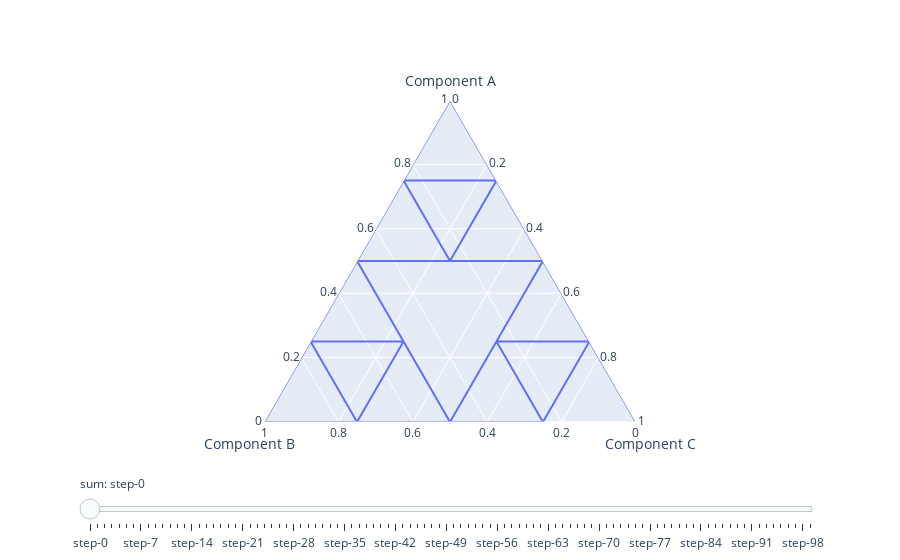

Source (notebook cell):
### Code cell
import plotly.express as px
import pandas as pd
%matplotlib notebook
from ipywidgets import *
import plotly.graph_objects as go



fig = go.Figure()



path_progress = np.linspace(0,0.5,100)

def path(step):
    if 0<= step < 0.5:
        theta = pi* (1/2+2*step)
        phi = pi
    elif 0.25<= step <= 0.5:
        theta = pi
        phi = pi* (1+2*(step-0.5))
    else:
        return
    
    return theta,phi

for step in path_progress:

    df = pd.DataFrame()
    pulse_list = sierpinksi_path(rgb_pulse(1,0,0),2)
    r=0.5
    theta,phi =path(step)
    P =  np.array([  [1,    0.,  0.],
                     [0, 1,     0.],
                     [0, 0,   1] ])
    mat = np.matmul( rgb_pulse.transform_matrix(None,r,theta,phi) ,P )
    for (idx,pulse) in enumerate(pulse_list):
        pulse.transform(mat)
        df[idx] = pulse.vals
    df = df.T
    df.columns = ['r','g','b']
    fig.add_trace( go.Scatterternary(a=df['b'],b=df['r'],c=df['g'],visible=False)) 
                  
fig.data[0].visible = True
                  
                  
# Create and add slider
steps = []
for (i,step_val) in enumerate(path_progress):
    step = dict(
        method="update",
        args=[{"visible": [False] * len(fig.data)},
              {"title": f"theta = {path(step_val)[0]/pi}*pi,  phi = {path(step_val)[1]/pi}*pi "}],  # layout attribute
    )
    step["args"][0]["visible"][i] = True  # Toggle i'th trace to "visible"
    steps.append(step)

sliders = [dict(
    active=0,
    currentvalue={"prefix": "sum: "},
    pad={"t": 50},
    steps=steps
)]

fig.update_layout(
    sliders=sliders
)

fig.show()
